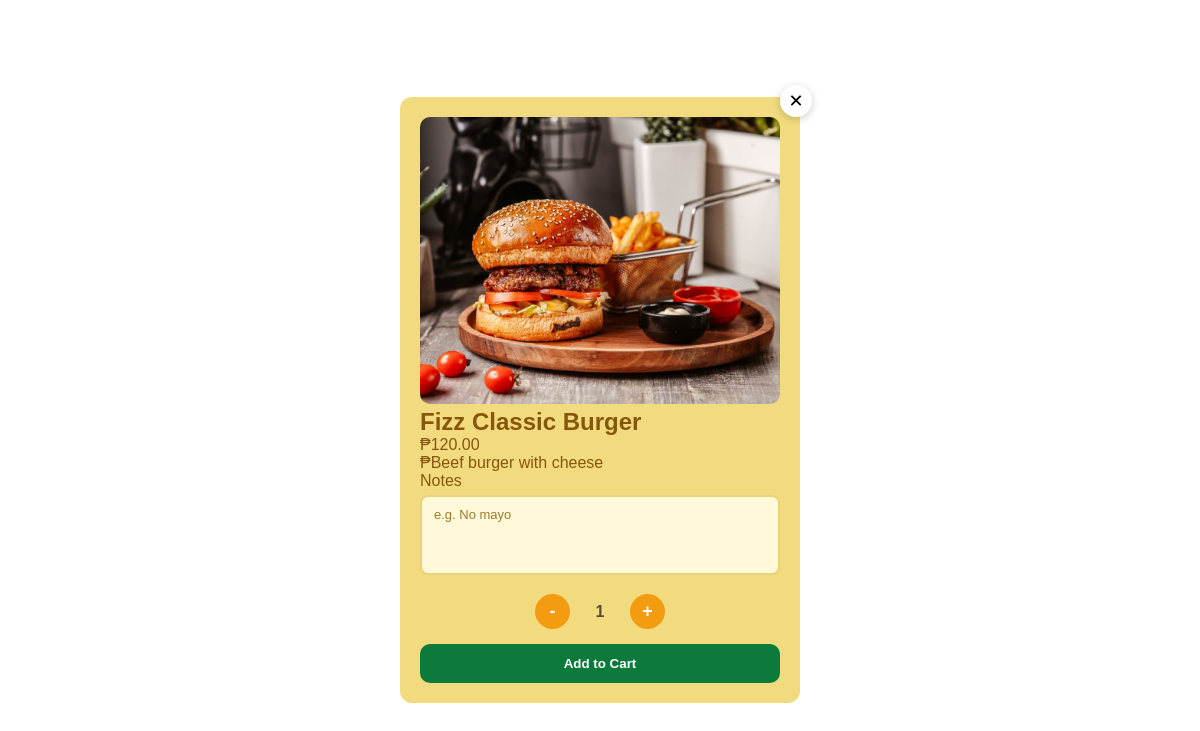
The app's page /Customer_side/php/item.php?id=1 (signed in) with its own data.
### tables this page shows
CREATE TABLE `menu_items` (
  `menu_item_id` int(11) NOT NULL,
  `name` varchar(50) DEFAULT NULL,
  `description` varchar(50) DEFAULT NULL,
  `category_id` int(11) DEFAULT NULL,
  `price` decimal(10,2) DEFAULT NULL,
  `availability_status` enum('available','not available') DEFAULT NULL,
  `image_url` varchar(255) DEFAULT NULL,
  `is_featured` tinyint(1) DEFAULT NULL
);

### Customer_side/php/item.php (the view, shortened to what this page needs)
<?php
    include "config.php";
    $id = (int) $_GET['id'];
    $query = $db->query("
        SELECT menu_items.*, menu_categories.name AS category
        FROM menu_items
        JOIN menu_categories
        ON menu_items.category_id = menu_categories.category_id
        WHERE menu_item_id = $id;
    ");
    $item = $query->fetch_assoc();
?>
<!DOCTYPE html>
<html lang="en">
<head>
    <link rel="stylesheet" href="../css/menu.css">
</head>
<body>
    <?php if ($item): ?>
        <div class="popup-container">
            <div class="popup">
                <a href="menu.php" class="close-btn">✕</a>
                <img src="../images/<?= $item['image_url'] ?>" class="popup-img">
                <h2><?= $item['name'] ?></h2>
                <p class="price">₱<?= $item['price'] ?></p>
                <p class="desc">₱<?= $item['description'] ?></p>
                <label>Notes</label>
                <textarea placeholder="e.g. No mayo"></textarea>
                <div class="qty">
                    <button>-</button>
                    <span>1</span>
                    <button>+</button>
                </div>
                <button class="add-btn">Add to Cart</button>
            </div>
        </div>
    <?php endif; ?>
</body>
</html>

### Customer_side/css/menu.css (style rules this page uses)
* { margin: 0; padding: 0; box-sizing: border-box; }
:root { --green: #0B7A3B; --light-bg: #FFF8D9; --section-bg: #F5EDC9; --card-yellow: #E9D27C; --accent: #F39C12; --text-dark: #5A4A2C; }
body { background: var(--light-bg); font-family: 'Poppins', sans-serif; color: var(--text-dark); }
.popup-container { position: fixed; top: 0; left: 0; width: 100%; height: 100%; display: flex; justify-content: center; align-items: center; color: #86560d; }
.popup { position: relative; background: #F2DB7E; width: 400px; padding: 20px; border-radius: 12px; z-index: 2; }
.popup-img { width: 100%; border-radius: 10px; }
.close-btn { position: absolute; top: -12px; right: -12px; background: white; border-radius: 50%; width: 32px; height: 32px; display: flex; align-items: center; justify-content: center; font-size: 18px; text-decoration: none; color: black; box-shadow: 0 2px 8px rgba(0,0,0,0.2); }
.add-btn { width: 100%; background: #0B7A3B; color: white; padding: 12px; border-radius: 10px; margin-top: 15px; border: none; font-weight: 600; cursor: pointer; transition: 0.25s; }
textarea { width: 100%; min-height: 80px; padding: 10px 12px; border-radius: 8px; border: 2px solid #E9D27C; background: #FFF8D9; font-family: 'Poppins', sans-serif; font-size: 13px; resize: none; outline: none; transition: 0.2s; margin-top: 5px; }
textarea::placeholder { color: #9A7B2F; }
.qty { display: flex; align-items: center; justify-content: center; gap: 15px; margin-top: 15px; }
.qty button { width: 35px; height: 35px; border-radius: 50%; border: none; background: #F39C12; color: white; font-size: 18px; font-weight: bold; cursor: pointer; transition: 0.2s; }
.qty span { min-width: 30px; text-align: center; font-size: 16px; font-weight: bold; color: #5A4A2C; }

### Customer_side/php/item.php (style rules this page uses)
body { margin: 0; background: transparent; }

### records on screen
menu_items: image_url (picture), name "Fizz Classic Burger", price "120.00", description "Beef burger with cheese"
